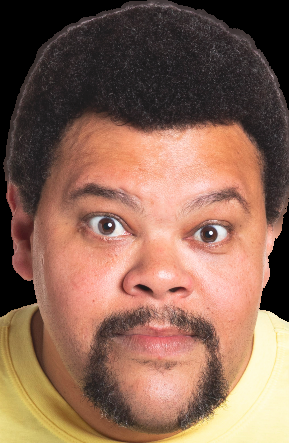
#> input picture img/babu.png, 289 x 443 px; its folder holds 4 pictures in this run
$ python face_detection.py
#> lines starting #> are read from the running program, lines starting #| are printed output that depends on the picture; pictures that were not available may be replaced by others from this repository, and a replacement may not be noted
import cv2
import logging
import os

# se não tiver nehum outro logger startado, ele vai usar o basic config
logging.basicConfig(level=logging.INFO)
logger = logging.getLogger(__name__)

photo_directory_downloaded = "../img/baixadas"
photo_directory_edited = "../img/editadas"


def face_recognition(img_with_faces):
    gray = cv2.cvtColor(img_with_faces, cv2.COLOR_BGR2GRAY)
    face_cascade = cv2.CascadeClassifier(cv2.data.haarcascades + 'haarcascade_frontalface_default.xml')
    # Se der empty eh pq o face cascade nao esta sendo carregado
    #print(face_cascade.empty())
    try:
        faces_found = face_cascade.detectMultiScale(gray, 1.2, 5)
        logger.info(" Foram encontrados {} rostos na figura".format(faces_found.shape[0]))
        return faces_found
    except AttributeError as e:
        logger.exception("Não foi encontrada nenhuma face.")
        faces_found = ()
        return faces_found


# transp_img_over = babu
# background_img = foto a ser mashed up c/ a do babu
def overlay_transparent(background_img, transparent_image_overlay, x, y, participante, overlay_size=None):
    """
    	@brief      Coloca uma imagem com transparência por cima de outra que não tem transparência

    	Acho que tem passar (x,y) no overlay_size, pra ele dar o resize
    	@param      background_img    The background image
    	@param      transparent_image_overlay  The transparent image to overlay (has alpha channel)
    	@param      x                 x location to place the top-left corner of our overlay
    	@param      y                 y location to place the top-left corner of our overlay
    	@param      overlay_size      The size to scale our overlay to (tuple), no scaling if None

    	@return     Background image with overlay on top
    	"""

    #rostoEncontrado = True

    try:
        multiplicador_rafa = 1.4
        multiplicador_manu = 2.0
        multiplicador_thelma = 1.3
        bg_img = background_img.copy()


        if overlay_size is not None:
            # dim rosto do babu
            h_os, w_os = transparent_image_overlay.shape[0:2]
            logger.debug("X {}, Y {}, Overlay_size {}".format(x, y, overlay_size[0]))
            bb_center = (x + int(overlay_size[0]/2) , y + int(overlay_size[1]/2))
            logger.debug("BB center {}x{}".format(bb_center[0], bb_center[1]))

            # BB_CENTER TÁ CERTO, CHEQUEI
            bb_center_img = background_img.copy()
            cv2.circle(bb_center_img, bb_center, 20, (0,0,255), -1)
            #cv2.waitKey(0)


            logger.debug(" Dimensoes do personagem: {} {}".format(w_os, h_os))
            personagem_ratio = h_os/w_os
            logger.debug(" Ratio do personagem: {}".format(personagem_ratio))
            #transparent_image_overlay = cv2.resize(transparent_image_overlay.copy(), overlay_size)  # pegando copia da foto do babu para dar resize com as dim. detectadas
            # cv2.INTER_CUBIC eh slow segundo o opencv, testar dps ver se faz diferenca no result
            transparent_image_overlay = cv2.resize(transparent_image_overlay.copy(), overlay_size, interpolation = cv2.INTER_LINEAR)
            logger.debug(" Tamanho depois do 1o resize: {}".format(transparent_image_overlay.shape))
            transparent_image_overlay = cv2.resize(transparent_image_overlay.copy(), None, fx=1, fy=personagem_ratio, interpolation = cv2.INTER_LINEAR)

            if participante == 'rafa':
                transparent_image_overlay = cv2.resize(transparent_image_overlay.copy(), None, fx=multiplicador_rafa, fy=multiplicador_rafa, interpolation = cv2.INTER_LINEAR)
            elif participante == 'manu':
                transparent_image_overlay = cv2.resize(transparent_image_overlay.copy(), None, fx=multiplicador_manu, fy=multiplicador_rafa, interpolation = cv2.INTER_LINEAR)
            elif participante == 'thelma':
                transparent_image_overlay = cv2.resize(transparent_image_overlay.copy(), None, fx=multiplicador_thelma, fy=multiplicador_rafa, interpolation = cv2.INTER_LINEAR)

            logger.debug(" Tamanho depois do 2o resize: {}".format(transparent_image_overlay.shape))
            #logging.info("tioverl_x e y: {} {}".format(w, h))
            logging.debug(" Resizing da imagem feito, novo tamanho: {}x{}".format(overlay_size[0], overlay_size[1]))

        # Extract the alpha mask of the RGBA image, convert to RGB
        b, g, r, a = cv2.split(transparent_image_overlay)
        # babu sem parte transp
        overlay_color = cv2.merge((b, g, r))

        # Apply some simple filtering to remove edge noise
        mask = cv2.medianBlur(a, 5)

        # tamanho do babu colorido
        h, w, _ = overlay_color.shape

        if h % 2 == 0:
            primeiro_vertice_y = bb_center[1] - int(h/2)
            segundo_vertice_y = bb_center[1] + int(h/2)
        else:
            primeiro_vertice_y = bb_center[1] - int(h/2)
            segundo_vertice_y = bb_center[1] + int(h/2) + 1

        if w % 2 == 0:
            primeiro_vertice_x = bb_center[0] - int(w/2)
            segundo_vertice_x = bb_center[0] + int(w/2)

        else:
            primeiro_vertice_x = bb_center[0] - int(w/2)
            segundo_vertice_x = bb_center[0] + int(w/2) + 1


        # ROI eh o pedaço do rosto da familia
        roi = bg_img[primeiro_vertice_y : segundo_vertice_y, primeiro_vertice_x : segundo_vertice_x]

        # Black-out the area behind the logo(fg) in our original ROI
        img1_bg = cv2.bitwise_and(roi.copy(), roi.copy(), mask=cv2.bitwise_not(mask))

        # Mask out the logo from the logo image.
        img2_fg = cv2.bitwise_and(overlay_color, overlay_color, mask=mask)

        # [13 lines of commented-out code are left out]
        bg_img[primeiro_vertice_y : segundo_vertice_y, primeiro_vertice_x : segundo_vertice_x] = cv2.add(img1_bg, img2_fg)
        logger.debug(" ytanp im over x: {}".format(w))
        logger.debug(" tranp img over y: {}".format(h))
        logger.debug(" h,w: {} {}".format(h,w))

        #cv2.waitKey(0)
        return bg_img

    except Exception as e:
        logger.exception("Por alguma razão, não deu, amigo.")
        # Qual imagem retornar? return img1_bg, rostoEncontrado
        return bg_img

def main(keywords):
    #TODO FALTAM ALGUNS TRIES, TIPO NA HORA DE SALVAR A IMG EDITADA
    participante, user = keywords
    downloaded_photo_path = os.path.join(photo_directory_downloaded, participante, user + ".jpg")
    edited_photo_path = os.path.join(photo_directory_edited, participante, user + ".jpg")
    logger.debug(" Caminho da imagem baixada: {}".format(downloaded_photo_path))
    logger.debug(" Caminho da imagem editada: {}".format(edited_photo_path))
    # -1 carrega a img com fundo transparente
    participante_img_path = os.path.join("../img/", participante + ".png")
    participante_img = cv2.imread(participante_img_path, -1)
#> participante_img is the input picture: shape (443, 289, 4); mean B, G, R, A 85.6, 103.2, 138.7, 187.1
    #cv2.imshow('teste', participante_img)
    img = cv2.imread(downloaded_photo_path)
    rostoEncontrado = True
    faces = face_recognition(img)
#> in face_recognition, `gray = cv2.cvtColor(img_with_faces, cv2.COLOR_BGR2GRAY)`:
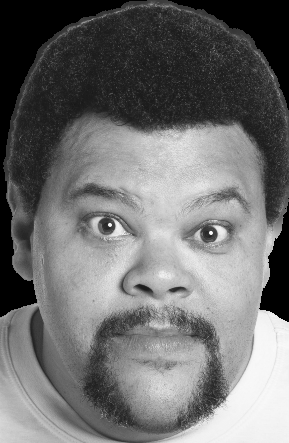
#> gray: shape (443, 289); min 0, max 253, mean 111.8
#> in face_recognition, `faces_found = face_cascade.detectMultiScale(gray, 1.2, 5)`: faces_found = [[35, 135, 244, 244]]
#> faces = [[35, 135, 244, 244]]
    if len(faces) == 0:
        rostoEncontrado = False
    elif(rostoEncontrado):
        # No caso de 3 faces, o for fara 3 iteracoes
        for (x, y, w, h) in faces:
            img = overlay_transparent(img, participante_img, x, y, participante,(w, h))
            cv2.imwrite(edited_photo_path, img)
            # Confirmar com Dan se eh aqui mesmo
            logging.debug(" Um novo rosto foi transformado no de {}".format(participante))
#> this loop made 1 pass
#> (x, y, multiplicador_rafa in overlay_transparent, multiplicador_manu in overlay_transparent, multiplicador_thelma in overlay_transparent, h_os in overlay_transparent) on pass 1: (35, 135, 1.4, 2, 1.3, 443)
#> pass 1, in overlay_transparent, `transparent_image_overlay = cv2.resize(transparent_image_overlay.copy(..`:
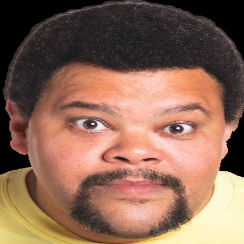
#> transparent_image_overlay: shape (244, 244, 4); mean of channels 0, 1, 2, 3 85.5, 103.1, 138.6, 187.1; drawn as B, G, R
#> pass 1, in overlay_transparent, `b, g, r, a = cv2.split(transparent_image_overlay)`:
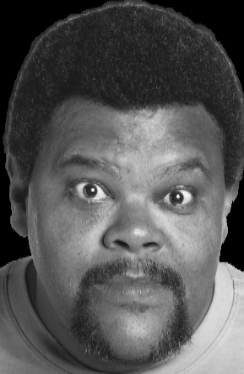
#> b: shape (374, 244); min 0, max 250, mean 85.4
#> pass 1, in overlay_transparent, `b, g, r, a = cv2.split(transparent_image_overlay)`:
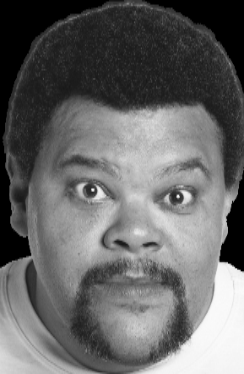
#> g: shape (374, 244); min 0, max 251, mean 103
        logger.info("Imagem editada salva com sucesso")
        logger.debug("Imagem com os rostos trocados salva em {}".format(edited_photo_path))


    #cv2.waitKey(0)
    #cv2.destroyAllWindows()

if __name__ == "__main__":
    main(["babu", "boramofio"])
